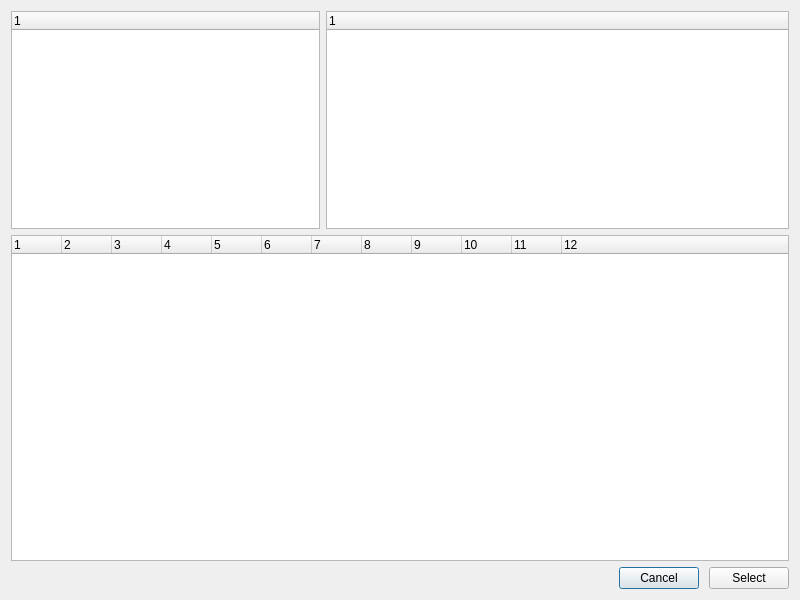
<?xml version="1.0" encoding="UTF-8"?>
<ui version="4.0">
 <class>VehicleSelect</class>
 <widget class="QDialog" name="VehicleSelect">
  <property name="geometry">
   <rect>
    <x>0</x>
    <y>0</y>
    <width>800</width>
    <height>600</height>
   </rect>
  </property>
  <property name="windowTitle">
   <string>Select vehicle</string>
  </property>
  <layout class="QVBoxLayout" name="verticalLayout_2" stretch="2,3,0">
   <item>
    <layout class="QHBoxLayout" name="horizontalLayout_3" stretch="2,3">
     <item>
      <widget class="QTreeWidget" name="car_make_tree_widget">
       <property name="indentation">
        <number>0</number>
       </property>
       <column>
        <property name="text">
         <string notr="true">1</string>
        </property>
       </column>
      </widget>
     </item>
     <item>
      <widget class="QTreeWidget" name="car_model_tree_widget">
       <property name="indentation">
        <number>0</number>
       </property>
       <column>
        <property name="text">
         <string notr="true">1</string>
        </property>
       </column>
      </widget>
     </item>
    </layout>
   </item>
   <item>
    <layout class="QHBoxLayout" name="horizontalLayout">
     <property name="sizeConstraint">
      <enum>QLayout::SetMaximumSize</enum>
     </property>
     <item>
      <widget class="QTreeWidget" name="car_version_tree_widget">
       <property name="indentation">
        <number>0</number>
       </property>
       <property name="columnCount">
        <number>12</number>
       </property>
       <attribute name="headerMinimumSectionSize">
        <number>10</number>
       </attribute>
       <attribute name="headerDefaultSectionSize">
        <number>50</number>
       </attribute>
       <attribute name="headerStretchLastSection">
        <bool>true</bool>
       </attribute>
       <column>
        <property name="text">
         <string notr="true">1</string>
        </property>
       </column>
       <column>
        <property name="text">
         <string notr="true">2</string>
        </property>
       </column>
       <column>
        <property name="text">
         <string notr="true">3</string>
        </property>
       </column>
       <column>
        <property name="text">
         <string notr="true">4</string>
        </property>
       </column>
       <column>
        <property name="text">
         <string notr="true">5</string>
        </property>
       </column>
       <column>
        <property name="text">
         <string notr="true">6</string>
        </property>
       </column>
       <column>
        <property name="text">
         <string notr="true">7</string>
        </property>
       </column>
       <column>
        <property name="text">
         <string notr="true">8</string>
        </property>
       </column>
       <column>
        <property name="text">
         <string notr="true">9</string>
        </property>
       </column>
       <column>
        <property name="text">
         <string notr="true">10</string>
        </property>
       </column>
       <column>
        <property name="text">
         <string notr="true">11</string>
        </property>
       </column>
       <column>
        <property name="text">
         <string notr="true">12</string>
        </property>
       </column>
      </widget>
     </item>
    </layout>
   </item>
   <item>
    <layout class="QHBoxLayout" name="horizontalLayout_2">
     <property name="spacing">
      <number>10</number>
     </property>
     <item>
      <spacer name="horizontalSpacer">
       <property name="orientation">
        <enum>Qt::Horizontal</enum>
       </property>
       <property name="sizeHint" stdset="0">
        <size>
         <width>40</width>
         <height>20</height>
        </size>
       </property>
      </spacer>
     </item>
     <item>
      <widget class="QPushButton" name="cancel_button">
       <property name="text">
        <string>Cancel</string>
       </property>
      </widget>
     </item>
     <item>
      <widget class="QPushButton" name="select_button">
       <property name="text">
        <string>Select</string>
       </property>
      </widget>
     </item>
    </layout>
   </item>
  </layout>
 </widget>
 <resources/>
 <connections/>
</ui>
